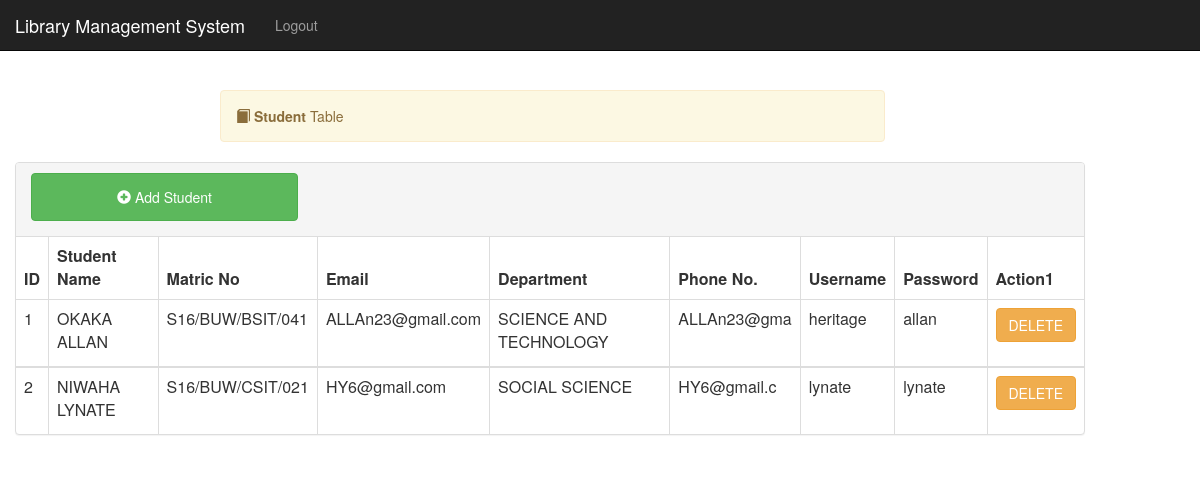
/viewstudents.php, run on the app's committed database.
### tables this page shows
CREATE TABLE IF NOT EXISTS `students` (
  `studentId` int(11) NOT NULL AUTO_INCREMENT,
  `matric_no` varchar(30) NOT NULL,
  `password` varchar(150) NOT NULL,
  `username` varchar(150) NOT NULL,
  `email` varchar(60) NOT NULL,
  `dept` varchar(60) NOT NULL,
  `numOfBooks` int(11) NOT NULL,
  `moneyOwed` varchar(20) NOT NULL,
  `photo` text NOT NULL,
  `phoneNumber` varchar(11) NOT NULL,
  `name` varchar(60) NOT NULL,
  PRIMARY KEY (`studentId`)
);

### viewstudents.php (the view, shortened to what this page needs)
s<?php
	require 'includes/db-inc.php';
include "includes/header.php";
?>
<div class="container">
    <?php include "includes/nav.php"; ?>
	<div class="alert alert-warning col-lg-7 col-md-12 col-sm-12 col-xs-12 col-lg-offset-2 col-md-offset-0 col-sm-offset-1 col-xs-offset-0" style="margin-top:70px">
		<span class="glyphicon glyphicon-book"></span>
	    <strong>Student</strong> Table
	</div>
	</div>
	<div class="container col-lg-11 ">
		<div class="panel panel-default">
		  <div class="panel-heading">
		  	<div class="row">
		  	  <a href="addstudent.php"><button class="btn btn-success col-lg-3 col-md-4 col-sm-11 col-xs-11 button" style="margin-left: 15px;margin-bottom: 5px"><span class="glyphicon glyphicon-plus-sign"></span> Add Student</button></a>
			  <div class="col-lg-6 col-md-6 col-sm-12 col-xs-12 pull-right">
			  </div>
			</div>
		  </div>
		  <table class="table table-bordered">
		          <thead>
		               <tr>
		               	  <th>ID</th>
		                  <th>Student Name</th>
		                  <th>Matric No</th>
		                  <th>Email</th>
		                  <th>Department</th>
		                  <th>Phone No.</th>
		                  <th>Username</th>
		                  <th>Password</th>
		                  <th>Action1</th>
		                </tr>
		          </thead>
		          <?php
		          $sql = "SELECT * FROM students";
		          $query = mysqli_query($conn, $sql);
		          $counter = 1;
		          while ( $row = mysqli_fetch_assoc($query)) {
		           ?>
		          <tbody>
		            <tr>
		             <td><?php echo $counter++; ?></td>
		             <td><?php echo $row['name']; ?></td>
		             <td><?php echo $row['matric_no']; ?></td>
		             <td><?php echo $row['email']; ?></td>
		             <td><?php echo $row['dept']; ?></td>
		             <td><?php echo $row['phoneNumber']; ?></td>
		             <td><?php echo $row['username']; ?></td>
		             <td><?php echo $row['password']; ?></td>
		             <td>
		             	<form action="viewstudents.php" method="post">
		             <button name="submit" class="btn btn-warning">DELETE</button>
		             </form>
		         </td>
		            </tr>
		         </tbody>
		         <?php } ?>
		   </table>
	  </div>
	</div>
</body>
</html>

### css/style.css (style rules this page uses)
body { overflow-x: hidden; }
.alert { margin-top: 40px; }
.button { height: 48px }

### data on the page
students: name "OKAKA ALLAN", matric_no "S16/BUW/BSIT/041", email "ALLAn23@gmail.com", dept "SCIENCE AND TECHNOLOGY", phoneNumber "ALLAn23@gma", username "heritage", password "allan"
students: name "NIWAHA LYNATE", matric_no "S16/BUW/CSIT/021", email "HY6@gmail.com", dept "SOCIAL SCIENCE", phoneNumber "HY6@gmail.c", username "lynate", password "lynate"
